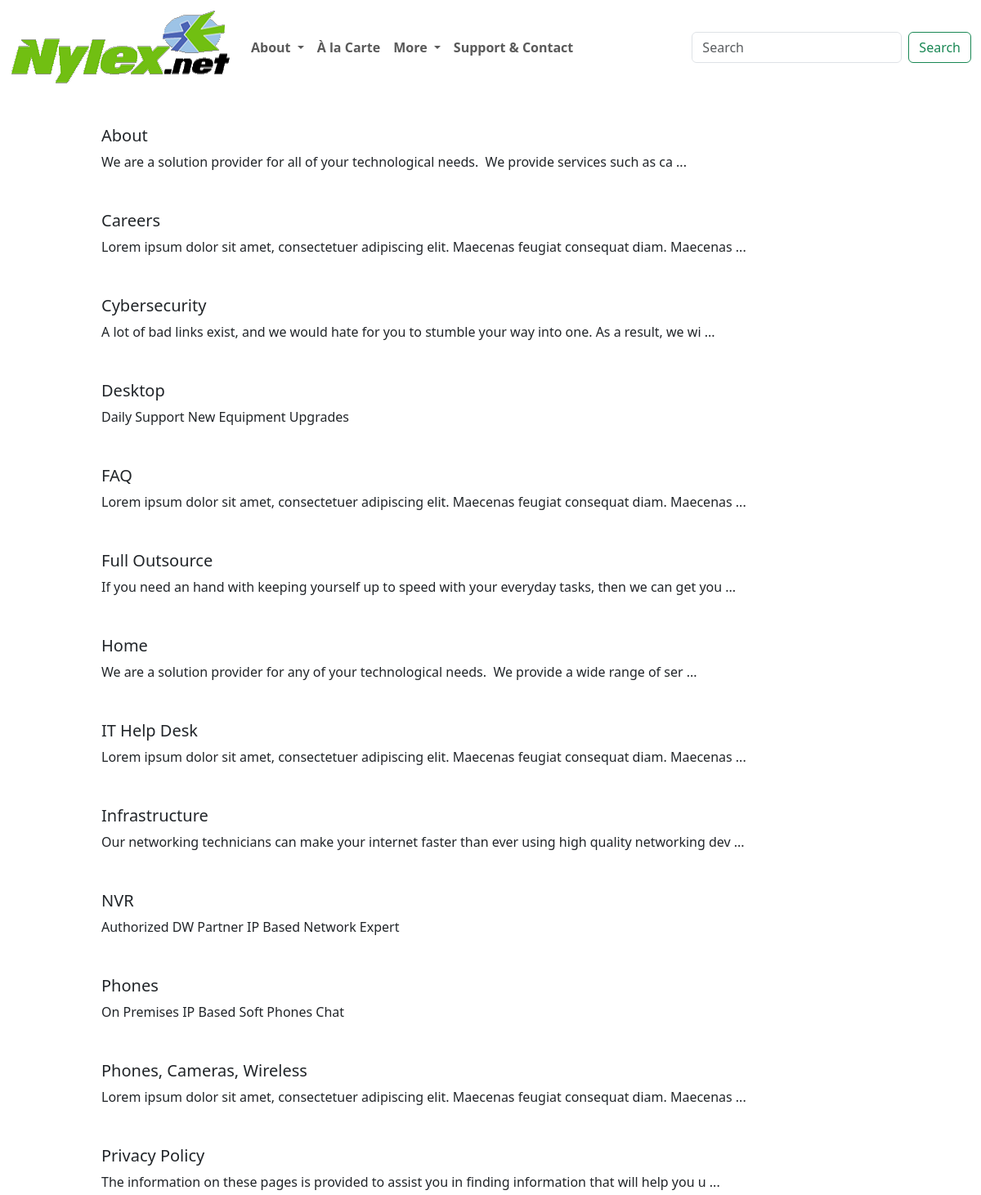
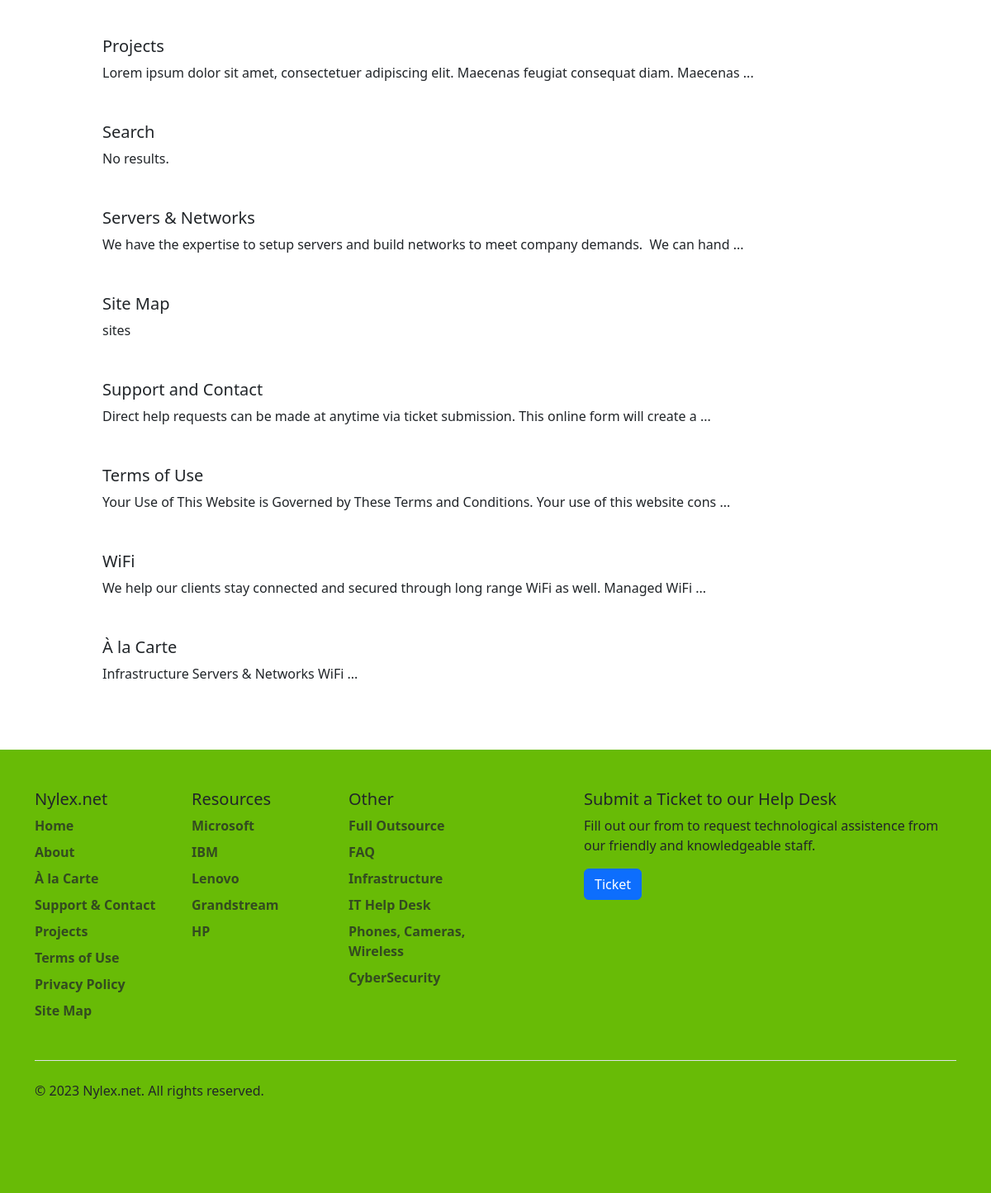
The app's page /site-map with its own data (2 pictures, top to bottom).
### home/models.py (models this page shows, shortened)
class Page(models.Model):
    title = models.CharField(max_length=200, unique=True)
    description = models.CharField(max_length=500)
    slug = models.SlugField(max_length=200, unique=True)
    header = models.CharField(max_length=200)
    banner = models.ImageField(upload_to='media')
    content = RichTextField()

### home/views.py (the view)
# urls.py: path('site-map', views.site_map, name='site-map'),
def site_map(request):
    posts = Page.objects.all().order_by('title')
    for post in posts:
        post.content = re.sub(r'<.*?>', '', post.content)
    context = {'posts':posts}
    return HttpResponse(loader.get_template('site-map.html').render(context, request))

### home/templates/site-map.html (shortened to what this page needs)
{% extends "index.html" %}
{% load static %}
{% block extraTags %}
    <link href="{% static 'css/styles.css' %}" rel="stylesheet" type="text/css">
{% endblock %}
{% block content %}
<div class="container my-5" style="padding-top: 50px">
    <div class="row">
        {% for post in posts %}
            <div class="col-sm-12 my-3">
                <h5><a href="{{post.slug}}" class="text-decoration-none text-dark">{{post.title}}</a></h5>
                {% if post.content|length > 100 %}
                    <p>{{post.content|slice:"0:100"|safe}} ...</p>
                {% else %}
                    <p>{{post.content|safe}}</p>
                {% endif %}
            </div>
        {% endfor %}
    </div>
</div>
{% endblock %}

### home/templates/index.html (shortened to what this page needs)
{% load static %}
<!DOCTYPE html>
<html lang="en">
  <head>
    <link href="{% static 'css/bootstrap.css' %}" rel="stylesheet" type="text/css">
    {% block extraTags %}{% endblock %}
  </head>
<body>
    <nav class="navbar fixed-top navbar-expand-lg transparentNav">
      <div class="container-fluid">
        <a class="navbar-brand" href="/"><img src="{% static 'media/TransLex.png' %}" alt="Nylex.net Logo."></a>
        <div class="collapse navbar-collapse" id="navbarScroll">
          <ul class="navbar-nav me-auto mb-2 mb-lg-0">
            <li class="nav-item dropdown">
              <a class="nav-link dropdown-toggle" href="#" id="navbarScrollingDropdown" role="button" data-bs-toggle="dropdown" aria-expanded="true">
                About
              </a>
            </li>
            <li class="nav-item">
              <a class="nav-link" href="a-la-carte">À la Carte</a>
            </li>
            <li class="nav-item dropdown">
              <a class="nav-link dropdown-toggle" href="#" id="ProjectsDropdown" role="button" data-bs-toggle="dropdown" aria-expanded="false">
                More
              </a>
            </li>
            <li class="nav-item">
              <a class="nav-link" href="contact">Support & Contact</a>
            </li>
          </ul>
          <form class="d-flex" role="search" method="POST" action="{% url 'search' %}">
            <input class="form-control me-2" type="search" placeholder="Search" name="search_query" required aria-label="Search">
            <button class="btn btn-outline-success" type="submit">Search</button>
          </form>
        </div>
      </div>
    </nav>
    <br>
  <main>
    <div class="container-fluid mt-3">
      <div class="row">
        <div class="col"></div>
        <div class="col-sm-12 col-md-10">{% block content %}{% endblock %}</div>
        <div class="col"></div>
      </div>
    </div>
  </main>
    <footer class="py-5" style="background-color: #68bb06;">
      <div class="container">
        <div class="row">
          <div class="col-6 col-md-2 mb-3">
            <h5>Nylex.net</h5>
            <ul class="nav flex-column">
              <li class="nav-item mb-2"><a href="/" class="nav-link p-0 text-muted">Home</a></li>
              <li class="nav-item mb-2"><a href="about" class="nav-link p-0 text-muted">About</a></li>
              <li class="nav-item mb-2"><a href="a-la-carte" class="nav-link p-0 text-muted">À la Carte</a></li>
              <li class="nav-item mb-2"><a href="contact" class="nav-link p-0 text-muted">Support & Contact</a></li>
              <li class="nav-item mb-2"><a href="projects" class="nav-link p-0 text-muted">Projects</a></li>
              <li class="nav-item mb-2"><a href="terms-of-use" class="nav-link p-0 text-muted">Terms of Use</a></li>
              <li class="nav-item mb-2"><a href="privacy-policy" class="nav-link p-0 text-muted">Privacy Policy</a></li>
              <li class="nav-item mb-2"><a href="site-map" class="nav-link p-0 text-muted">Site Map</a></li>
            </ul>
          </div>
          <div class="col-6 col-md-2 mb-3">
            <h5>Resources</h5>
            <ul class="nav flex-column">
              <li class="nav-item mb-2"><a href="https://www.microsoft.com" class="nav-link p-0 text-muted">Microsoft</a></li>
              <li class="nav-item mb-2"><a href="https://www.ibm.com" class="nav-link p-0 text-muted">IBM</a></li>
              <li class="nav-item mb-2"><a href="https://www.lenovo.com" class="nav-link p-0 text-muted">Lenovo</a></li>
              <li class="nav-item mb-2"><a href="https://www.grandstream.com" class="nav-link p-0 text-muted">Grandstream</a></li>
              <li class="nav-item mb-2"><a href="https://www.hp.com" class="nav-link p-0 text-muted">HP</a></li>
            </ul>
          </div>
          <div class="col-6 col-md-2 mb-3">
            <h5>Other</h5>
            <ul class="nav flex-column">
              <li class="nav-item mb-2"><a href="full-outsource" class="nav-link p-0 text-muted">Full Outsource</a></li>
              <li class="nav-item mb-2"><a href="faq" class="nav-link p-0 text-muted">FAQ</a></li>
              <li class="nav-item mb-2"><a href="infrastructure" class="nav-link p-0 text-muted">Infrastructure</a></li>
              <li class="nav-item mb-2"><a href="it-help-desk" class="nav-link p-0 text-muted">IT Help Desk</a></li>
              <li class="nav-item mb-2"><a href="phones-cameras-wireless" class="nav-link p-0 text-muted">Phones, Cameras, Wireless</a></li>
              <li class="nav-item mb-2"><a href="cybersecurity" class="nav-link p-0 text-muted">CyberSecurity</a></li>
            </ul>
          </div>
          <div class="col-md-5 offset-md-1 mb-3">
            <form>
              <h5>Submit a Ticket to our Help Desk</h5>
              <p>Fill out our from to request technological assistence from our friendly and knowledgeable staff.</p>
              <div class="d-flex flex-column flex-sm-row w-100 gap-2">
                <button class="btn btn-primary" type="button" onclick="window.location.href='https://forms.zohopublic.com/nylexportal/form/testticket/formperma/w6Uw-sjrScy4TEkr3a1U06viEhydNuikcr_-Uy8qSOk';">Ticket</button>
              </div>
            </form>
          </div>
        </div>
        <div class="d-flex flex-column flex-sm-row justify-content-between py-4 my-4 border-top">
          <p>© <span id="year"></span> Nylex.net. All rights reserved.</p>
        </div>
      </div>
    </footer>
</body>
</html>

### home/static/css/styles.css (style rules this page uses)
.nav-link { font-weight: 600; }
.transparentNav { background-color: rgba(255, 255, 255, 0.8); }

### records on screen
Page: title "About", content "We are a solution provider for all of your technological needs. We provide services such as ca"
Page: title "Careers", content "Lorem ipsum dolor sit amet, consectetuer adipiscing elit. Maecenas feugiat consequat diam. Maecenas"
Page: title "Cybersecurity", content "A lot of bad links exist, and we would hate for you to stumble your way into one. As a result, we wi"
Page: title "Desktop", content "Daily Support New Equipment Upgrades"
Page: title "FAQ", content "Lorem ipsum dolor sit amet, consectetuer adipiscing elit. Maecenas feugiat consequat diam. Maecenas"
Page: title "Full Outsource", content "If you need an hand with keeping yourself up to speed with your everyday tasks, then we can get you"
Page: title "Home", content "We are a solution provider for any of your technological needs. We provide a wide range of ser"
Page: title "IT Help Desk", content "Lorem ipsum dolor sit amet, consectetuer adipiscing elit. Maecenas feugiat consequat diam. Maecenas"
Page: title "Infrastructure", content "Our networking technicians can make your internet faster than ever using high quality networking dev"
Page: title "NVR", content "Authorized DW Partner IP Based Network Expert"
Page: title "Phones", content "On Premises IP Based Soft Phones Chat"
Page: title "Phones, Cameras, Wireless", content "Lorem ipsum dolor sit amet, consectetuer adipiscing elit. Maecenas feugiat consequat diam. Maecenas"
Page: title "Privacy Policy", content "The information on these pages is provided to assist you in finding information that will help you u"
Page: title "Projects", content "Lorem ipsum dolor sit amet, consectetuer adipiscing elit. Maecenas feugiat consequat diam. Maecenas"
Page: title "Search", content "No results."
Page: title "Servers & Networks", content "We have the expertise to setup servers and build networks to meet company demands. We can hand"
Page: title "Site Map", content "sites"
Page: title "Support and Contact", content "Direct help requests can be made at anytime via ticket submission. This online form will create a"
Page: title "Terms of Use", content "Your Use of This Website is Governed by These Terms and Conditions. Your use of this website cons"
Page: title "WiFi", content "We help our clients stay connected and secured through long range WiFi as well. Managed WiFi"
Page: title "À la Carte", content "Infrastructure Servers & Networks WiFi"
